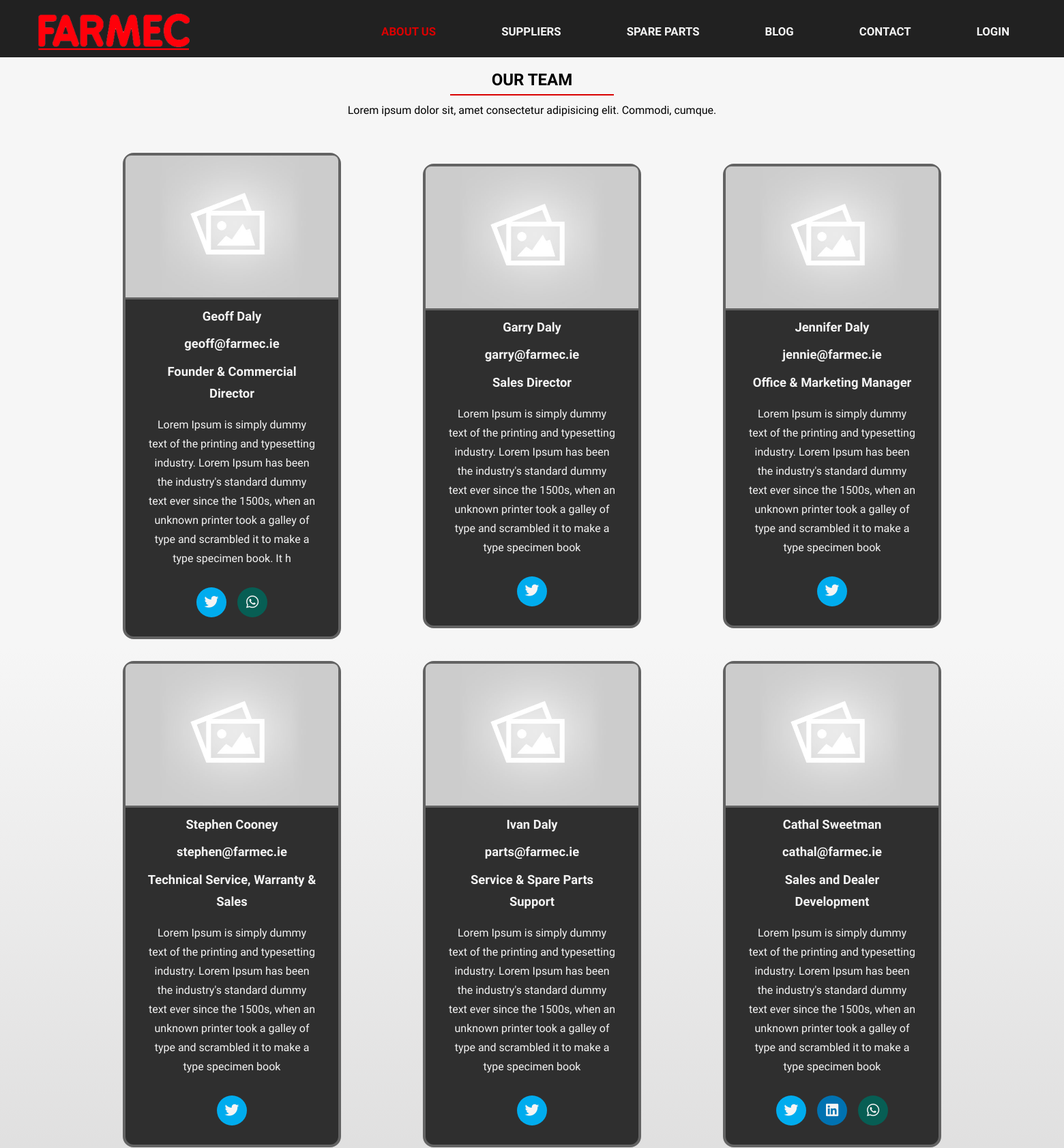
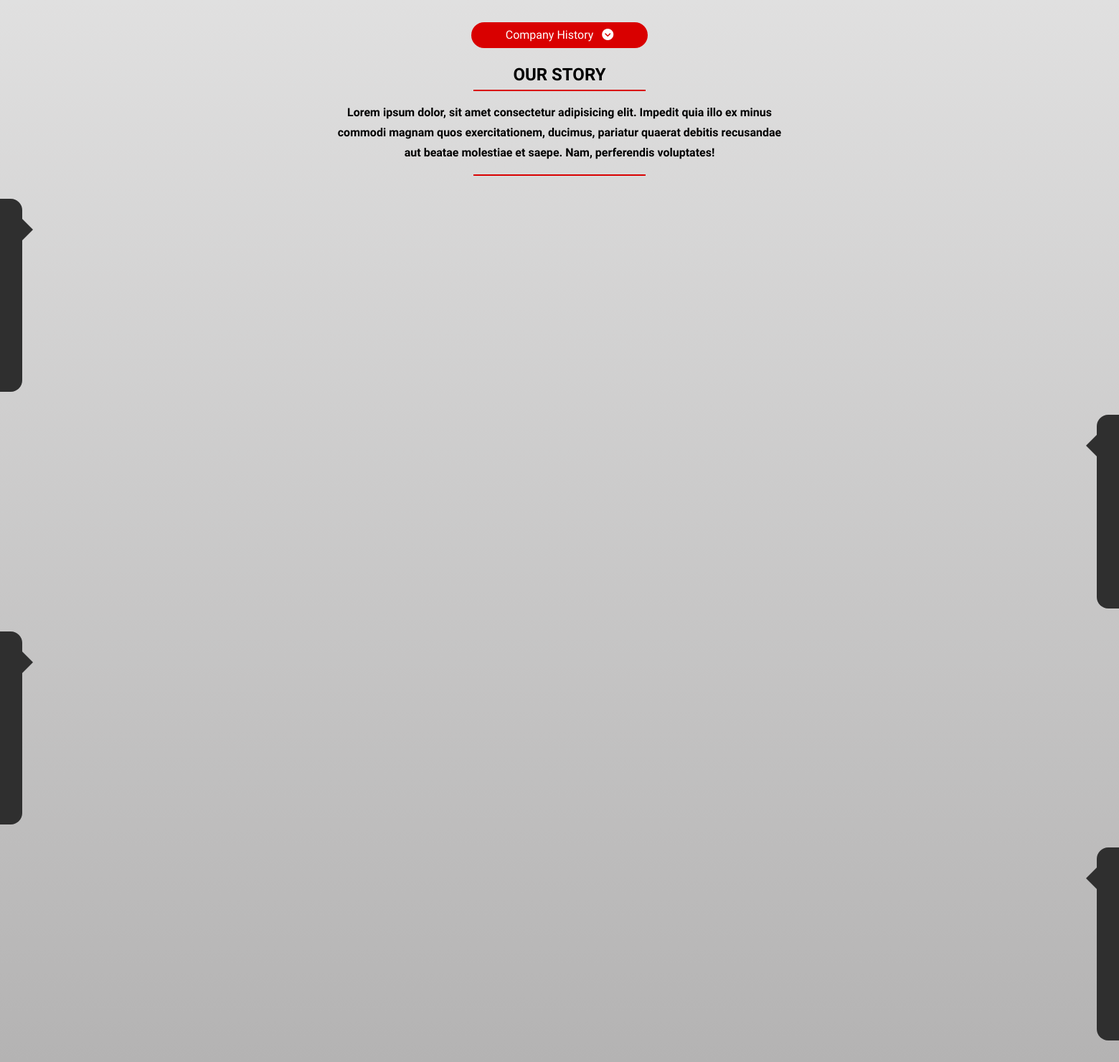
Screenshot of /about/about/ (upper part) with the database file from the repository (2 pictures, top to bottom).
### about/models.py (models this page shows, shortened)
class Employee(models.Model):
    name = models.CharField(max_length=200, blank=True, null=True)
    email = models.EmailField(max_length=500, blank=True, null=True)
    role = models.CharField(max_length=500, blank=True, null=True)
    bio = models.TextField(blank=True, null=True)
    profile_image = models.ImageField(null=True, blank=True, upload_to='models/', default="default.jpg")
    social_twitter = models.CharField(max_length=200, blank=True, null=True)
    social_linkedin = models.CharField(max_length=200, blank=True, null=True)
    social_whatsapp = models.CharField(max_length=50, blank=True, null=True)
    created = models.DateTimeField(auto_now_add=True)
    id = models.UUIDField(default=uuid.uuid4, unique=True,
                            primary_key=True, editable=False,)
    class Meta:
        ordering = ['created']
    @property
    def imageurl(self):
        try:
            url = self.profile_image.url
        except:
            url = ''
        return url

class Timeline(models.Model):
    title = models.CharField(max_length=200, blank=True, null=True)
    date = models.CharField(max_length=200, blank=True, null=True)
    body = models.TextField(blank=True, null=True)
    created = models.DateTimeField(auto_now_add=True)
    id = models.UUIDField(default=uuid.uuid4, unique=True,
                            primary_key=True, editable=False,)
    class Meta:
        ordering = ['created']

### about/views.py (the view)
# urls.py: path('about/', views.about, name='about'),
def about(request):
    employee = Employee.objects.all()
    timeline = Timeline.objects.all()
    context = {'employee': employee, 'timeline': timeline,}
    return render(request, 'about/about.html', context)

### farmec/context_processors.py (called while the page is built)
def navbar_links(request):
    suppliers = Supplier.objects.all()
    spareparts = SupplierPage.objects.all()
    return {
        'suppliers': suppliers,
        'spareparts': spareparts,
    }

### about/templates/about/about.html
{% extends 'main.html' %}
{% load static %}
{% block content %}
{% include './team.html' %}
{% include './timeline.html' %}
{% endblock content %}

### about/templates/about/team.html (shortened to what this page needs)
{% load static %}
{% block content %}
<section id="about-team" class="text-center spacing">
    <div class="container spacing">
        <h2>Our Team</h2>
        <div class="bottom-line"></div>
        <p class="lead">Lorem ipsum dolor sit, amet consectetur adipisicing elit. Commodi, cumque.</p>
        <div class="spacing">
            <div class="about-info">
                {% for employee in employee %}
                <div class="card">
                    <div class="card-image">
                        <img src="{{employee.imageurl}}" alt="Profile Image">
                    </div>
                    <div class="card-info">
                        <p class="name lead-1">{{employee.name}}</p>
                        <p class="name lead-1">{{employee.email}}</p>
                        <p class="role lead-1">{{employee.role}}</p>
                        <p class="short bio lead">{{employee.bio | slice:"250"}}</p>
                    </div>
                    <div class="socials">
                        {% if employee.social_twitter %}
                        <a href="{{employee.social_twitter}}" target="_blank"><button class="twitter"><i
                                    class="fab fa-twitter"></i></button></a>
                        {% endif %}
                        {% if employee.social_linkedin %}
                        <a href="{{employee.linkedin}}" target="_blank"><button class="linkedin"><i
                                    class="fab fa-linkedin"></i></button></a>
                        {% endif %}
                        {% if employee.social_whatsapp %}
                        <a href="{{employee.social_whatsapp}}" target="_blank"><button class="whatsapp"><i
                                    class="fab fa-whatsapp"></i></button></a>
                        {% endif %}
                    </div>
                </div>
                {% endfor %}
            </div>
            <a href="#timeline" class="btn btn-primary">
                Company History <i class="fa-sharp fa-solid fa-circle-chevron-down"></i>
            </a>
        </div>
</section>
{% endblock %}

### about/templates/about/timeline.html (shortened to what this page needs)
{% load static %}
{% block content %}
<section id="timeline">
    <h2 class="text-center section-heading">Our Story<div class="bottom-line"></div>
    </h2>
    <p class="company-bio text-center section-heading">Lorem ipsum dolor, sit amet consectetur adipisicing elit. Impedit
        quia
        illo ex minus commodi magnam quos exercitationem, ducimus, pariatur quaerat debitis recusandae aut beatae
        molestiae et saepe. Nam, perferendis voluptates!
    <div class="bottom-line"></div>
    </p>
    <div class="timeline">
        {% for timeline in timeline %}
        {% if forloop.counter|divisibleby:2 %}
        <div class="timeline-container right-container">
            <div class="text-box">
                <span class="right-container-arrow"></span>
            </div>
        </div>
        {% else %}
        <div class="timeline-container left-container">
            <div class="text-box">
                <span class="left-container-arrow"></span>
            </div>
        </div>
        {% endif %}
        {% endfor %}
    </div>
</section>
{% endblock %}

### static/css/utils.css (style rules this page uses)
:root { --website-width: 100vw; --primary-color: #d90000; --light-color: #f4f4f4; --medium-color: #ccc; --darker-color: #636363; --mdark-color: #2f2f2f; --dark-color: #212121; --gradient-primary: linear-gradient(#db0101 70%, #a20202); --gradient-dark: linear-gradient(#1f1e1e 60%, #0f0f0f); --gradient-light: linear-gradient(#f6f6f6 30%, #b4b3b3); }
* { margin: 0; padding: 0; box-sizing: border-box; }
html { scroll-behavior: smooth; }
body { font-family: "Dosis", sans-serif; line-height: 1.75; background: #fff; overflow-x: hidden; background-image: var(--gradient-light); }
h2, h3, h4 { text-transform: uppercase; }
.container { max-width: var(--website-width); overflow: hidden; }
.btn { display: inline-block; padding: .25rem 3rem; margin-bottom: 1rem; border: none; border-radius: 50px; cursor: pointer; text-decoration: none; transition: all 0.5s linear; font-size: 1rem; font-weight: 600; text-align: center; justify-content: center; }
.fa-circle-chevron-down { margin-left: .5rem; }
.btn-primary { color: #fff; background-color: var(--primary-color); font-weight: 500; }
.lead { font-weight: 500; font-size: 1rem; }
.lead-1 { font-weight: 600; font-size: 1.15rem; }
.spacing { margin-top: 3rem; }
.text-center { text-align: center; justify-content: center; }
.bottom-line { height: 2px; width: 15rem; background: var(--primary-color); display: block; margin: 0 auto .5rem auto; }
button.twitter { background-color: #00acee; }
button.linkedin { background-color: #0072b1; }
button.whatsapp { background-color: #075e54; }

### static/css/about.css (style rules this page uses)
#about-team { margin: 6rem 7.5rem 0 7.5rem; justify-content: center; box-sizing: border-box; }
#about-team .about-info { justify-content: center; text-align: center; align-items: center; display: grid; grid-template-columns: repeat(3, 1fr); }
#about-team .card { position: relative; width: 20rem; background-color: var(--mdark-color); color: var(--light-color); border-radius: 1rem; margin: 0 auto; margin-bottom: 2rem; display: flex; flex-direction: column; justify-content: center; align-items: center; transition: all 0.3s linear; border: 4px solid var(--darker-color); }
#about-team .card-image img { object-fit: cover; overflow: hidden; width: 100%; border-top-left-radius: 0.5rem; border-top-right-radius: 0.5rem; border-bottom: 3px solid var(--darker-color); transition: all 0.3s linear; }
#about-team .card-info { padding: 0 2rem; }
#about-team p { margin-bottom: 1rem; text-align: center; }
#about-team .name { margin-bottom: 0.5rem; }
#about-team .socials { padding-bottom: 1rem; display: flex; align-items: center; justify-content: center; }
#about-team .socials button { margin: 12px 8px; width: 44px; height: 44px; border: none; border-radius: 50%; cursor: pointer; transition: all 0.3s linear; }

### static/css/timeline.css (style rules this page uses)
#timeline .company-bio { display: flex; justify-content: center; text-align: center; max-width: 40rem; margin: 1rem auto; font-size: 1rem; font-weight: 600; }
#timeline .timeline-container { position: relative; padding: 0 0 1rem 0; width: 50%; border-radius: 1rem; background-color: var(--mdark-color); color: var(--light-color); margin: 2rem 0; }
#timeline .text-box { margin: 1rem 0; padding: 1rem 2rem; position: relative; border-radius: 1rem; font-size: 1.1rem; }
#timeline .left-container { left: 2%; transform: translateX(-100%); transition: transform 1s ease; }
#timeline .right-container { left: 48%; transform: translateX(100%); transition: transform 1s ease; }
#timeline .left-container-arrow { height: 0; width: 0; position: absolute; top: 28px; z-index: 1; border-top: 15px solid transparent; border-bottom: 15px solid transparent; border-left: 15px solid var(--mdark-color); right: -15px; }
#timeline .right-container-arrow { height: 0; width: 0; position: absolute; top: 28px; z-index: 1; border-top: 15px solid transparent; border-bottom: 15px solid transparent; border-right: 15px solid var(--mdark-color); left: -15px; }

### static/css/contact.css (style rules this page uses)
.socials button i { color: var(--light-color); font-size: 1.3rem; }
button.twitter { background-color: #00acee; }
button.linkedin { background-color: #0072b1; }
button.whatsapp { background-color: #075e54; }

### rows the page displays
Employee: imageurl (placeholder picture), name "Geoff Daly", email "geoff@farmec.ie", role "Founder & Commercial Director", bio "Lorem Ipsum is simply dummy text of the printing and typesetting industry. Lorem Ipsum has been the industry's standard dummy text ever since the 1500s, when an unknown printer took a galley of type and scrambled it to make a type specimen book. It h"
Employee: imageurl (placeholder picture), name "Garry Daly", email "garry@farmec.ie", role "Sales Director", bio "Lorem Ipsum is simply dummy text of the printing and typesetting industry. Lorem Ipsum has been the industry's standard dummy text ever since the 1500s, when an unknown printer took a galley of type and scrambled it to make a type specimen book"
Employee: imageurl (placeholder picture), name "Jennifer Daly", email "jennie@farmec.ie", role "Office & Marketing Manager", bio "Lorem Ipsum is simply dummy text of the printing and typesetting industry. Lorem Ipsum has been the industry's standard dummy text ever since the 1500s, when an unknown printer took a galley of type and scrambled it to make a type specimen book"
Employee: imageurl (placeholder picture), name "Stephen Cooney", email "stephen@farmec.ie", role "Technical Service, Warranty & Sales", bio "Lorem Ipsum is simply dummy text of the printing and typesetting industry. Lorem Ipsum has been the industry's standard dummy text ever since the 1500s, when an unknown printer took a galley of type and scrambled it to make a type specimen book"
Employee: imageurl (placeholder picture), name "Ivan Daly", email "parts@farmec.ie", role "Service & Spare Parts Support", bio "Lorem Ipsum is simply dummy text of the printing and typesetting industry. Lorem Ipsum has been the industry's standard dummy text ever since the 1500s, when an unknown printer took a galley of type and scrambled it to make a type specimen book"
Employee: imageurl (placeholder picture), name "Cathal Sweetman", email "cathal@farmec.ie", role "Sales and Dealer Development", bio "Lorem Ipsum is simply dummy text of the printing and typesetting industry. Lorem Ipsum has been the industry's standard dummy text ever since the 1500s, when an unknown printer took a galley of type and scrambled it to make a type specimen book"
